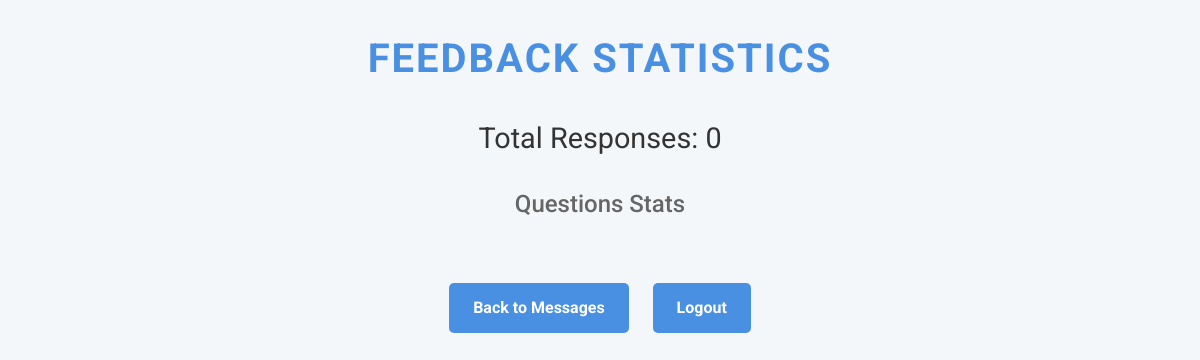
The app's page /statistics (signed in), older data.
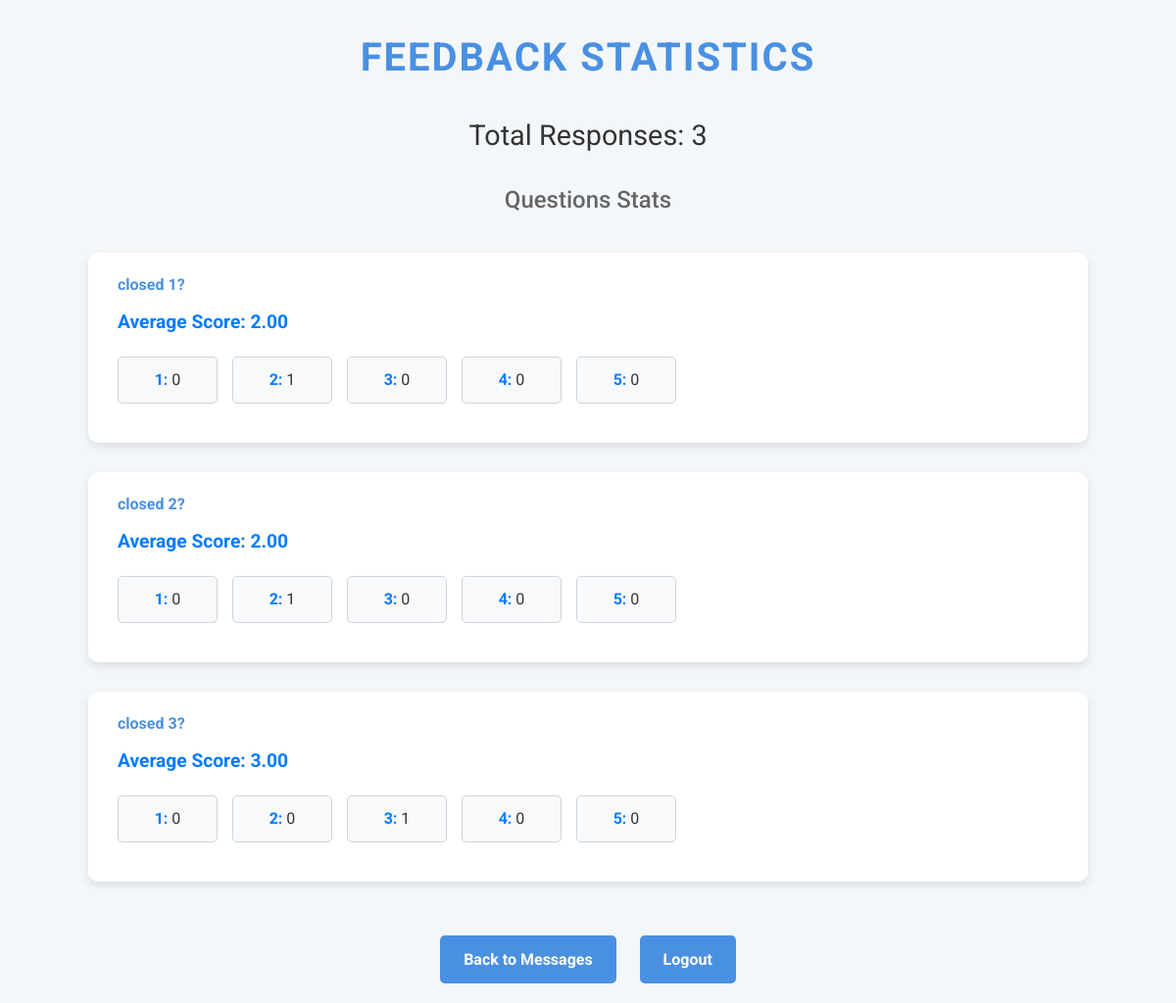
The same page, newer data.
### app.py (models this page shows, shortened)
class Question(db.Model):
    id = db.Column(db.Integer, primary_key=True)
    text = db.Column(db.String(255),  nullable=False)

### app.py (the view)
@app.route('/statistics', methods=['GET'])
@login_required
def statistics():
    all_answers = UserAnswer.query.all()
    all_additional_texts = AdditionalText.query.all()  # This retrieves all the messages
    all_questions = Question.query.all()
    statistics = {
        'total': len(all_answers),
        'question_stats': {},
        'averages': {}  # Store averages for each question
    }
    emoji_mapping = {
        '1': 'Poor',
        '2': 'Fair',
        '3': 'Average',
        '4': 'Good',
        '5': 'Perfect',
         }
    for question in all_questions:
        question_answers = [answer for answer in all_answers if answer.question == question.text]  # Use question.text
        counts = {
            'Poor': sum(1 for a in question_answers if a.answer == '1'),
            'Fair': sum(1 for a in question_answers if a.answer == '2'),
            'Average': sum(1 for a in question_answers if a.answer == '3'),
            'Good': sum(1 for a in question_answers if a.answer == '4'),
            'Perfect': sum(1 for a in question_answers if a.answer == '5'),
            }
        statistics['question_stats'][question.text] = counts  # Use question.text for the key
        total_score = 0
        answer_count = 0
        for answer in question_answers:
            try:
                total_score += int(answer.answer)  # Convert the answer to an integer
                answer_count += 1
            except ValueError:
                pass  # Skip any non-numeric values
        average = total_score / answer_count if answer_count > 0 else 'No Votes'
        statistics['averages'][question.text] = "{:.2f}".format(average) if isinstance(average, float) else average
    return render_template('statistics.html', statistics=statistics, additional_texts=all_additional_texts)

### app.py (called while the page is built)
@login_manager.user_loader
def load_user(user_id):
    return db.session.get(User, int(user_id))

### templates/statistics.html (shortened to what this page needs)
<!DOCTYPE html>
<html lang="en">
<head>
</head>
<body>
    <h1>Feedback Statistics</h1>
    <h2>Total Responses: {{ statistics.total }}</h2>
    <h3>Questions Stats</h3>
    <ul>
        {% for question, counts in statistics.question_stats.items() %}
        <li>
            <strong>{{ question }}</strong>
            <div class="average">Average Score: {{ statistics.averages[question] }}</div>
            <div>
                <div class="grade-container">
                    <div class="grade-item">
                        <span class="grade-number">1:</span> {{ counts['Poor'] }}
                    </div>
                    <div class="grade-item">
                        <span class="grade-number">2:</span> {{ counts['Fair'] }}
                    </div>
                    <div class="grade-item">
                        <span class="grade-number">3:</span> {{ counts['Average'] }}
                    </div>
                    <div class="grade-item">
                        <span class="grade-number">4:</span> {{ counts['Good'] }}
                    </div>
                    <div class="grade-item">
                        <span class="grade-number">5:</span> {{ counts['Perfect'] }}
                    </div>
                </div>
            </div>
        </li>
        {% endfor %}
    </ul>
    <div class="button-container">
        <a href="{{ url_for('messages') }}">Back to Messages</a>
        <a href="{{ url_for('logout') }}">Logout</a>
    </div>
</body>
</html>

### templates/statistics.html (style rules this page uses)
body { font-family: 'Roboto', sans-serif; margin: 0; padding: 0; background-color: #f4f7fa; color: #333; line-height: 1.6; }
h1, h2, h3 { text-align: center; margin-bottom: 20px; }
h1 { color: #4A90E2; font-size: 2.5em; text-transform: uppercase; letter-spacing: 2px; }
h2 { color: #333; font-weight: 400; font-size: 1.8em; }
h3 { color: #666; font-weight: 500; font-size: 1.5em; }
ul { list-style: none; padding: 0; display: flex; flex-direction: column; align-items: center; margin: 0; }
li { background: #fff; border-radius: 10px; padding: 20px 30px; margin: 15px 0; box-shadow: 0 4px 10px rgba(0, 0, 0, 0.1); width: 80%; transition: transform 0.3s, box-shadow 0.3s; overflow-wrap: break-word; word-wrap: break-word; word-break: break-word; }
strong { color: #4A90E2; font-weight: 700; display: block; margin-bottom: 10px; text-align: left; }
.average { color: #007BFF; font-weight: bold; font-size: 1.2em; margin-bottom: 10px; text-align: left; }
.button-container { text-align: center; margin-top: 20px; }
a { text-align: center; display: inline-block; margin: 20px 10px; padding: 12px 24px; color: #fff; background-color: #4A90E2; border-radius: 5px; text-decoration: none; font-weight: bold; transition: background-color 0.3s, transform 0.3s; }
.grade-container { display: flex; flex-wrap: wrap; gap: 15px; margin: 20px 0; }
.grade-item { background-color: #f8f9fa; border: 1px solid #ced4da; border-radius: 5px; padding: 10px; width: 80px; text-align: center; }
.grade-number { font-weight: bold; color: #007BFF; }

Row changes from the older to the newer data that the page shows:
added Question: text "closed 1?", text "2.00", Poor "0", Fair "1", Average "0", Good "0", Perfect "0"
added Question: text "closed 2?", text "2.00", Poor "0", Fair "1", Average "0", Good "0", Perfect "0"
added Question: text "closed 3?", text "3.00", Poor "0", Fair "0", Average "1", Good "0", Perfect "0"
Text that changed along with them:
{{ statistics.total }}: "0" → "3"
